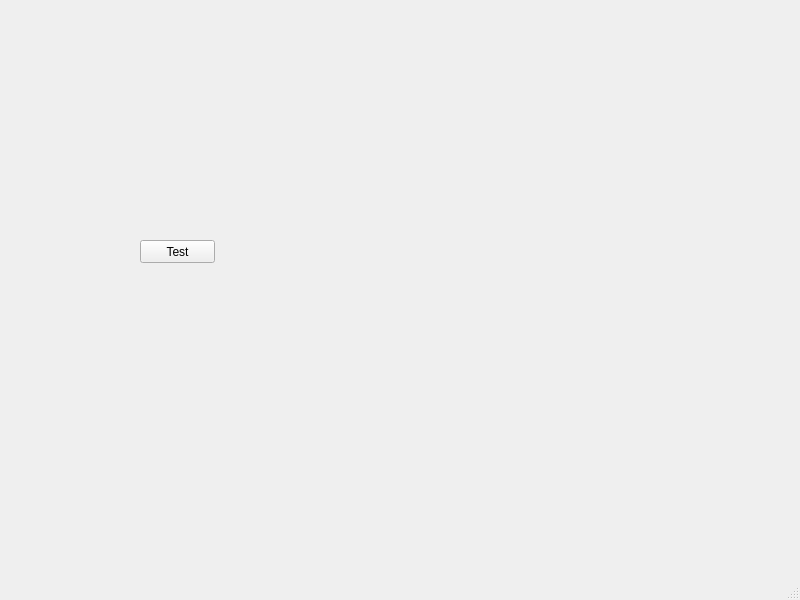
<?xml version="1.0" encoding="UTF-8"?>
<ui version="4.0">
 <class>MainWindow</class>
 <widget class="QMainWindow" name="MainWindow">
  <property name="geometry">
   <rect>
    <x>0</x>
    <y>0</y>
    <width>800</width>
    <height>600</height>
   </rect>
  </property>
  <property name="windowTitle">
   <string>MainWindow</string>
  </property>
  <widget class="QWidget" name="centralwidget">
   <widget class="QPushButton" name="pushButton">
    <property name="geometry">
     <rect>
      <x>140</x>
      <y>240</y>
      <width>75</width>
      <height>23</height>
     </rect>
    </property>
    <property name="text">
     <string>Test</string>
    </property>
   </widget>
  </widget>
  <widget class="QMenuBar" name="menubar">
   <property name="geometry">
    <rect>
     <x>0</x>
     <y>0</y>
     <width>800</width>
     <height>23</height>
    </rect>
   </property>
  </widget>
  <widget class="QStatusBar" name="statusbar"/>
 </widget>
 <resources/>
 <connections/>
</ui>
